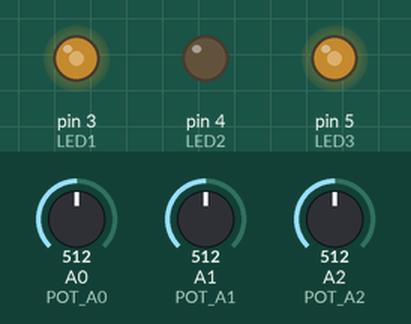
The sketch below on a simulated Arduino Uno, built with avr-gcc and run on an emulated ATmega328P. Shown: output pins drawn as LEDs (lit = HIGH). Inputs (shaded band) come from the test bench; at power-on: A0 (POT_A0) = 512, A1 (POT_A1) = 512, A2 (POT_A2) = 512.

Above: at 1.2 s.
1.3 s: A0 (POT_A0) set to 716
At 2.4 s:
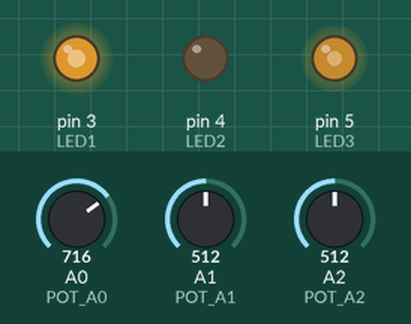
2.8 s: A1 (POT_A1) set to 526
At 3.5 s:
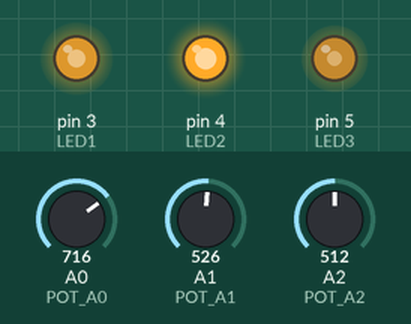
4.3 s: A2 (POT_A2) set to 716
At 4.7 s:
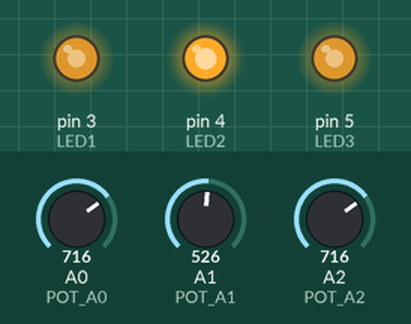
5.8 s: A1 (POT_A1) set to 511
At 7.0 s:
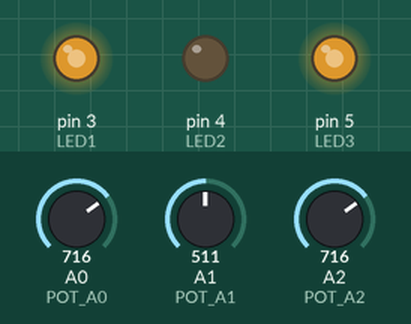
7.3 s: A0 (POT_A0) set to 900
At 8.2 s:
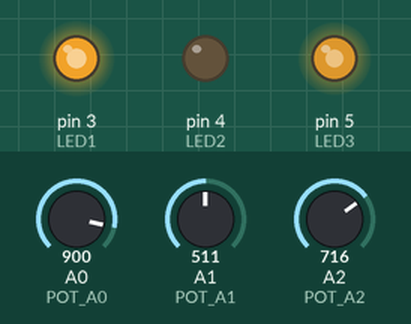
8.8 s: A2 (POT_A2) set to 900
At 9.3 s:
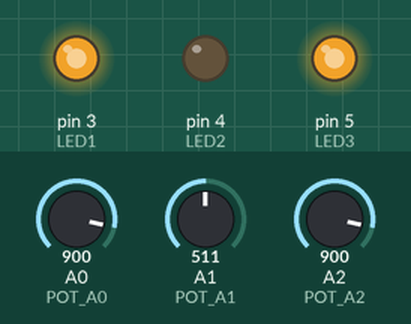
Timing chart, 0 to 11.3 s (numbered marks = the images above; inputs shaded):
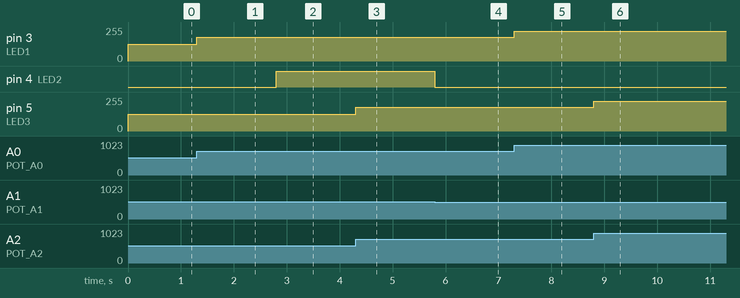

Measured:
- the behaviour switches between 513 and 514 on A1 (POT_A1) (found by bisection; images 1 and 2)
- after the input at 1.3 s, pin 3 (LED1): 127/255 → 178/255 at once
- after the input at 2.8 s, pin 4 (LED2): LOW → HIGH at once
- after the input at 4.3 s, pin 5 (LED3): 127/255 → 178/255 at once
- after the input at 5.8 s, pin 4 (LED2): HIGH → LOW at once
- after the input at 7.3 s, pin 3 (LED1): 178/255 → 224/255 at once
- after the input at 8.8 s, pin 5 (LED3): 178/255 → 224/255 at once

The sketch:

prog_5.ino
```cpp
#define LED1 3
#define LED2 4
#define LED3 5
#define POT_A0 A0
#define POT_A1 A1
#define POT_A2 A2

int dimmer_1, dimmer_2, dimmer_3;


void setup()
{
  pinMode(LED1, OUTPUT);
  pinMode(LED2, OUTPUT);
  pinMode(LED3, OUTPUT);
  pinMode(POT_A0, INPUT);
  pinMode(POT_A1, INPUT);
  pinMode(POT_A2, INPUT);

}

void loop()
{
  dimmer_1 = map(analogRead(POT_A0), 0, 1023, 0, 255);
  dimmer_2 = map(analogRead(POT_A1), 0, 1023, 0, 255);
  dimmer_3 = map(analogRead(POT_A2), 0, 1023, 0, 255);

  analogWrite(LED1, dimmer_1);
  analogWrite(LED2, dimmer_2);
  analogWrite(LED3, dimmer_3);


}
```
